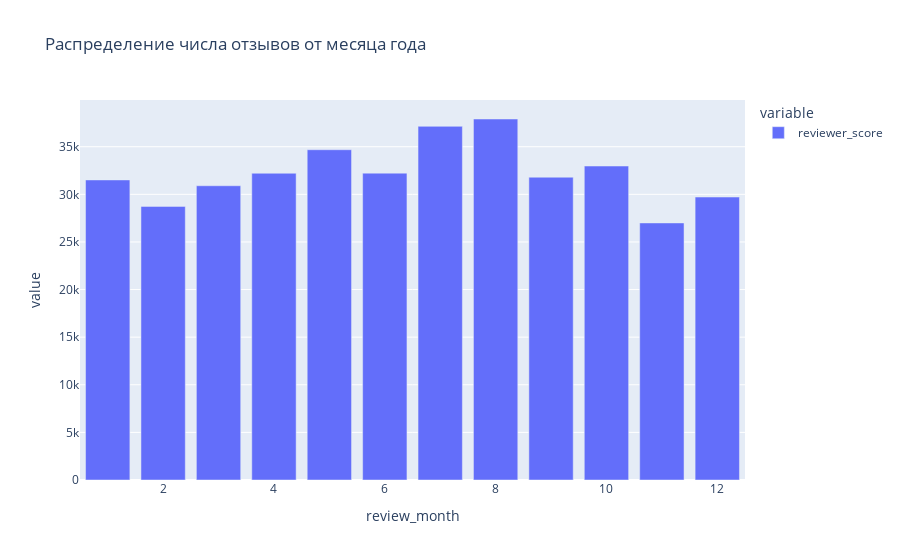
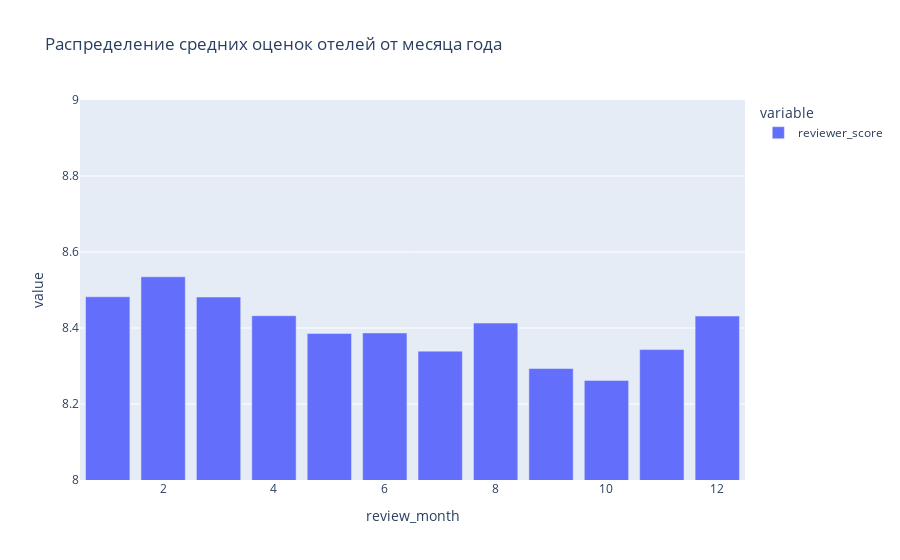

Notebook code cell kept with these figures, in order:
### Markdown cell above
Проверим, влияет ли сезонность и день недели на средние оценки по отзывам на отели.

### Code cell
# Построим столбчатую диаграмму, чтобы понять, влияет ли сезонность на среднюю оценку в отзывах

data_train = data[data['sample'] == 1]
season_count = data_train.groupby(by='review_month')['reviewer_score'].count()
season_ratio = data_train.groupby(by='review_month')['reviewer_score'].mean()

fig = px.bar(season_count, title='Распределение числа отзывов от месяца года')
fig.show()

fig = px.bar(season_ratio, title='Распределение средних оценок отелей от месяца года')
fig.update_yaxes(range=[8, 9])
fig.show()

### Figure 1 — Plotly figure (JSON) as saved in the notebook; plotly's stock layout.template omitted (floating-point values rounded to 4 significant figures)
{"data": [{"alignmentgroup": "True", "hovertemplate": "variable=reviewer_score<br>review_month=%{x}<br>value=%{y}<extra></extra>", "legendgroup": "reviewer_score", "marker": {"color": "#636efa", "pattern": {"shape": ""}}, "name": "reviewer_score", "offsetgroup": "reviewer_score", "orientation": "v", "showlegend": true, "textposition": "auto", "type": "bar", "x": [1, 2, 3, 4, 5, 6, 7, 8, 9, 10, 11, 12], "xaxis": "x", "y": [31512, 28735, 30901, 32213, 34684, 32226, 37141, 37911, 31798, 32972, 26997, 29713], "yaxis": "y"}], "layout": {"barmode": "relative", "legend": {"title": {"text": "variable"}, "tracegroupgap": 0}, "title": {"text": "Распределение числа отзывов от месяца года"}, "xaxis": {"anchor": "y", "domain": [0, 1], "title": {"text": "review_month"}}, "yaxis": {"anchor": "x", "domain": [0, 1], "title": {"text": "value"}}}}

### Figure 2 — Plotly figure (JSON) as saved in the notebook; plotly's stock layout.template omitted (floating-point values rounded to 4 significant figures)
{"data": [{"alignmentgroup": "True", "hovertemplate": "variable=reviewer_score<br>review_month=%{x}<br>value=%{y}<extra></extra>", "legendgroup": "reviewer_score", "marker": {"color": "#636efa", "pattern": {"shape": ""}}, "name": "reviewer_score", "offsetgroup": "reviewer_score", "orientation": "v", "showlegend": true, "textposition": "auto", "type": "bar", "x": [1, 2, 3, 4, 5, 6, 7, 8, 9, 10, 11, 12], "xaxis": "x", "y": [8.482, 8.535, 8.482, 8.432, 8.386, 8.387, 8.339, 8.413, 8.293, 8.262, 8.343, 8.431], "yaxis": "y"}], "layout": {"barmode": "relative", "legend": {"title": {"text": "variable"}, "tracegroupgap": 0}, "title": {"text": "Распределение средних оценок отелей от месяца года"}, "xaxis": {"anchor": "y", "domain": [0, 1], "title": {"text": "review_month"}}, "yaxis": {"anchor": "x", "domain": [0, 1], "range": [8, 9], "title": {"text": "value"}}}}
